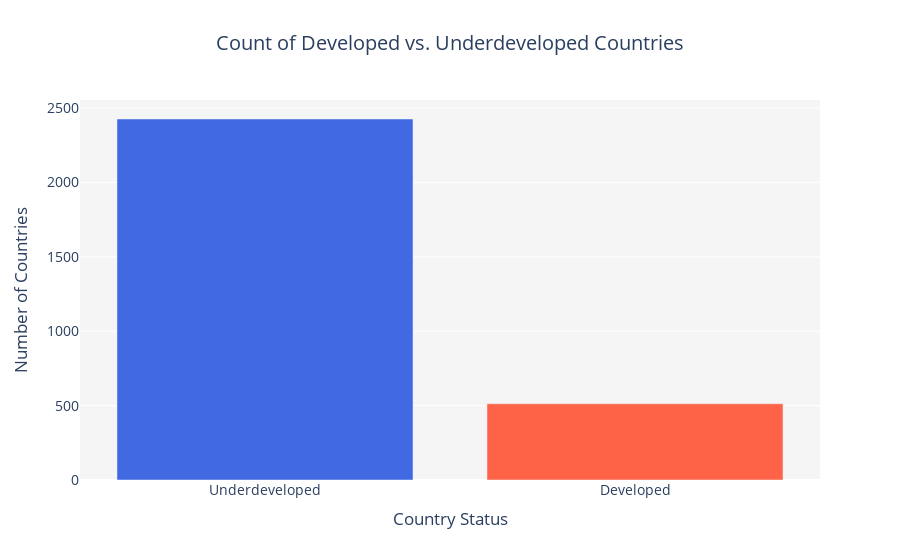

Write notebook code for a chart like this one.
### Code cell
status_counts = data['Status'].value_counts()

# Define custom colors for each status
color_map = {'Developed': 'royalblue', 'Underdeveloped': 'tomato'}

# Create a bar plot using Plotly
fig = px.bar(
    x=['Underdeveloped','Developed'],
    y=status_counts,
    color=['Developed', 'Underdeveloped'],
    color_discrete_map=color_map,
    labels={'x': 'Country Status', 'y': 'Number of Countries'},
    title='Count of Developed vs. Underdeveloped Countries',
)

# Customize hover template to only show the "Number of Countries"
fig.update_traces(
    hovertemplate='<b>%{x}</b><br>Number of Countries: %{y}<extra></extra>'
)

# Customize layout
fig.update_layout(
    title={'x': 0.5, 'xanchor': 'center'},  # Centering the title
    xaxis_title='Country Status',
    yaxis_title='Number of Countries',
    font=dict(size=14),
    showlegend=False,
    plot_bgcolor='whitesmoke'  # Optional: Adds a light background
)

# Show the plot
fig.show()

### Figure 1 — Plotly figure (JSON) as saved in the notebook; plotly's stock layout.template omitted (floating-point values rounded to 4 significant figures)
{"data": [{"alignmentgroup": "True", "hovertemplate": "<b>%{x}</b><br>Number of Countries: %{y}<extra></extra>", "legendgroup": "Developed", "marker": {"color": "royalblue", "pattern": {"shape": ""}}, "name": "Developed", "offsetgroup": "Developed", "orientation": "v", "showlegend": true, "textposition": "auto", "type": "bar", "x": ["Underdeveloped"], "xaxis": "x", "y": [2426], "yaxis": "y"}, {"alignmentgroup": "True", "hovertemplate": "<b>%{x}</b><br>Number of Countries: %{y}<extra></extra>", "legendgroup": "Underdeveloped", "marker": {"color": "tomato", "pattern": {"shape": ""}}, "name": "Underdeveloped", "offsetgroup": "Underdeveloped", "orientation": "v", "showlegend": true, "textposition": "auto", "type": "bar", "x": ["Developed"], "xaxis": "x", "y": [512], "yaxis": "y"}], "layout": {"barmode": "relative", "font": {"size": 14}, "legend": {"title": {"text": "color"}, "tracegroupgap": 0}, "plot_bgcolor": "whitesmoke", "showlegend": false, "title": {"text": "Count of Developed vs. Underdeveloped Countries", "x": 0.5, "xanchor": "center"}, "xaxis": {"anchor": "y", "domain": [0, 1], "title": {"text": "Country Status"}}, "yaxis": {"anchor": "x", "domain": [0, 1], "title": {"text": "Number of Countries"}}}}
